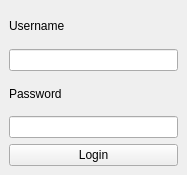
<?xml version="1.0" encoding="UTF-8"?>
<ui version="4.0">
 <class>Edicion_BtnDockWidgetLogin</class>
 <widget class="QDockWidget" name="Edicion_BtnDockWidgetLogin">
  <property name="geometry">
   <rect>
    <x>0</x>
    <y>0</y>
    <width>187</width>
    <height>175</height>
   </rect>
  </property>
  <property name="layoutDirection">
   <enum>Qt::LeftToRight</enum>
  </property>
  <property name="windowTitle">
   <string>Login to PostgreeSQL</string>
  </property>
  <widget class="QWidget" name="dockWidgetContents">
   <layout class="QGridLayout" name="gridLayout">
    <item row="3" column="0">
     <widget class="QLineEdit" name="lineEdit_2">
      <property name="inputMethodHints">
       <set>Qt::ImhHiddenText|Qt::ImhNoAutoUppercase|Qt::ImhNoPredictiveText|Qt::ImhSensitiveData</set>
      </property>
      <property name="echoMode">
       <enum>QLineEdit::Password</enum>
      </property>
     </widget>
    </item>
    <item row="1" column="0">
     <widget class="QLineEdit" name="lineEdit"/>
    </item>
    <item row="2" column="0">
     <widget class="QLabel" name="label_2">
      <property name="text">
       <string>Password</string>
      </property>
     </widget>
    </item>
    <item row="0" column="0">
     <widget class="QLabel" name="label">
      <property name="text">
       <string>Username</string>
      </property>
     </widget>
    </item>
    <item row="4" column="0">
     <widget class="QPushButton" name="pushButton">
      <property name="text">
       <string>Login</string>
      </property>
     </widget>
    </item>
   </layout>
  </widget>
 </widget>
 <tabstops>
  <tabstop>lineEdit</tabstop>
  <tabstop>lineEdit_2</tabstop>
  <tabstop>pushButton</tabstop>
 </tabstops>
 <resources/>
 <connections/>
</ui>
